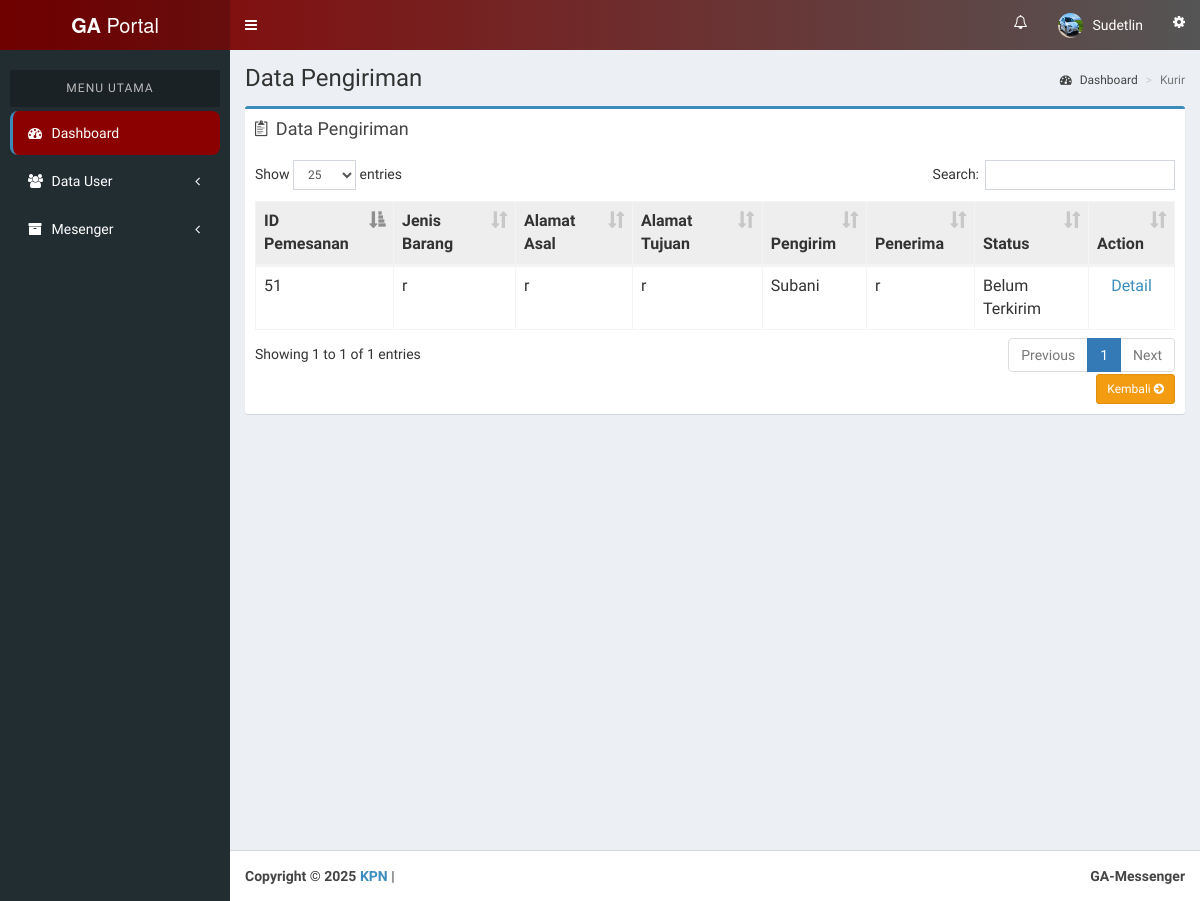
The page /admin/orderankurir.php (signed in) on the database as committed earlier.
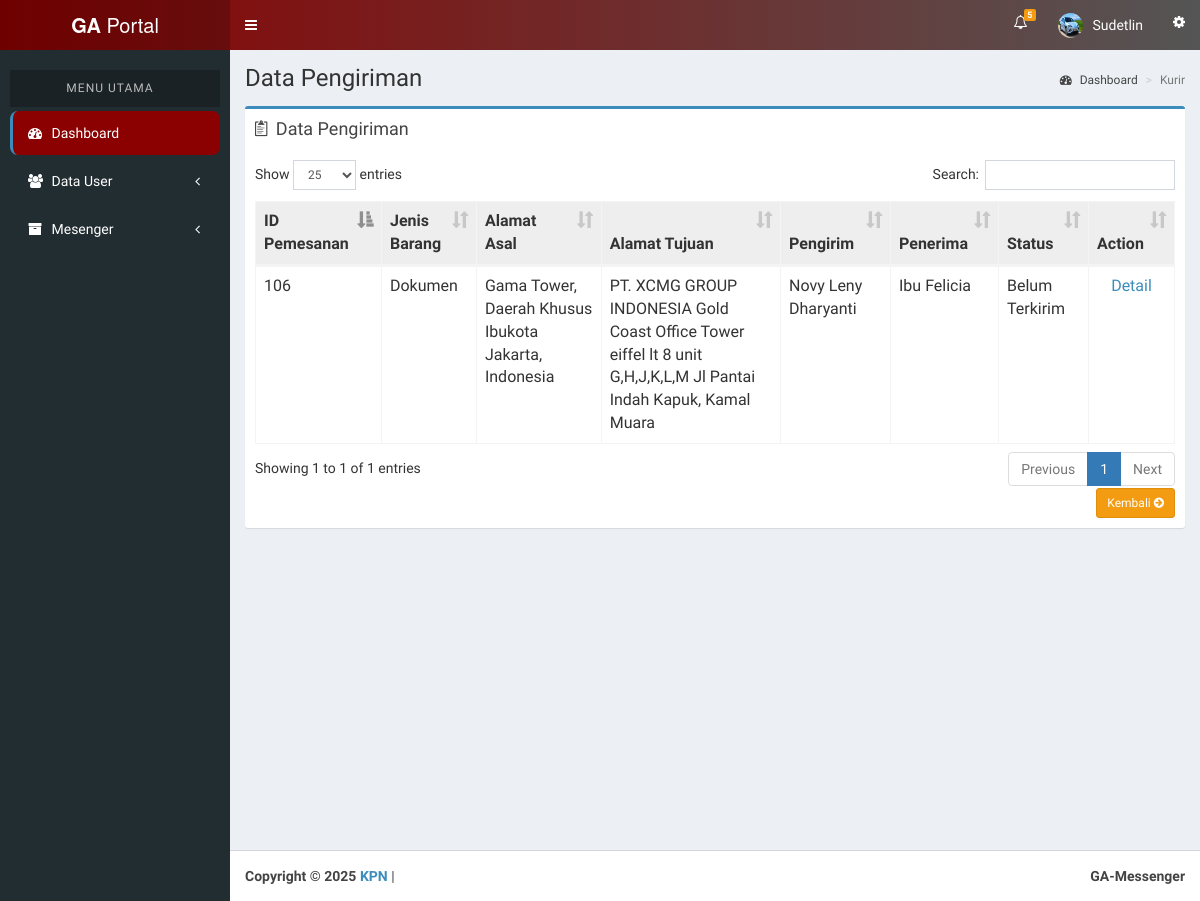
The same page on the database as committed later.
### tables this page shows
CREATE TABLE `tb_transaksi` (
  `no_transaksi` int(5) NOT NULL,
  `alamat_asal` text NOT NULL,
  `alamat_tujuan` text NOT NULL,
  `penerima` varchar(70) NOT NULL,
  `pengirim` varchar(70) NOT NULL,
  `gambar_awal` varchar(255) NOT NULL DEFAULT '',
  `gambar_akhir` varchar(255) NOT NULL DEFAULT '',
  `kurir` int(11) NOT NULL DEFAULT 0,
  `nama_barang` varchar(255) DEFAULT NULL,
  `deskripsi` text DEFAULT NULL,
  `no_hp_penerima` varchar(12) NOT NULL,
  `foto_barang` varchar(255) DEFAULT NULL,
  `waktu` text NOT NULL,
  `status` varchar(25) NOT NULL,
  `email_sent` tinyint(1) DEFAULT 0,
  `penilaian` int(11) NOT NULL DEFAULT 0,
  `komentar` text NOT NULL DEFAULT '',
  `created_at` timestamp NULL DEFAULT current_timestamp(),
  `updated_at` timestamp NULL DEFAULT current_timestamp() ON UPDATE current_timestamp()
);

CREATE TABLE `tb_pelanggan` (
  `id_pelanggan` int(11) NOT NULL,
  `nama_pelanggan` varchar(70) NOT NULL,
  `username_pelanggan` varchar(50) NOT NULL,
  `password` varchar(50) NOT NULL,
  `tanggal_lahir` date NOT NULL,
  `alamat_pelanggan` text NOT NULL,
  `no_hp_pelanggan` varchar(12) NOT NULL,
  `email_pelanggan` varchar(100) NOT NULL,
  `gambar` varchar(255) NOT NULL,
  `created_at` timestamp NULL DEFAULT current_timestamp(),
  `updated_at` timestamp NULL DEFAULT current_timestamp() ON UPDATE current_timestamp()
);

### admin/orderankurir.php (the view, shortened to what the changed rows need)
<html>
<head>
    <link rel="stylesheet" href="../assets/bootstrap/css/bootstrap.min.css">
    <link rel="stylesheet" href="../assets/css/font-awesome.min.css">
    <link rel="stylesheet" href="../assets/css/ionicons.min.css">
    <link rel="stylesheet" href="../assets/dist/css/AdminLTE.min.css">
    <link rel="stylesheet" href="../assets/dist/css/skins/_all-skins.min.css">
    <link rel="stylesheet" href="../assets/plugins/iCheck/flat/blue.css">
    <link rel="stylesheet" href="../assets/plugins/morris/morris.css">
    <link rel="stylesheet" href="../assets/plugins/jvectormap/jquery-jvectormap-1.2.2.css">
    <link rel="stylesheet" href="../assets/plugins/datepicker/datepicker3.css">
    <link rel="stylesheet" href="../assets/plugins/daterangepicker/daterangepicker-bs3.css">
    <link rel="stylesheet" href="../assets/plugins/bootstrap-wysihtml5/bootstrap3-wysihtml5.min.css">
    <link rel="stylesheet" href="../assets/plugins/datatables/dataTables.bootstrap.css"/>
</head>
<body class="hold-transition skin-blue sidebar-mini">
    <div class="wrapper">
        <?php include "header.php"; ?>
        <div class="content-wrapper">
            <section class="content-header">
                <h1>
                    Data Pengiriman
                </h1>
            </section>
            <section class="content">
                <div class="row">
                    <section class="col-lg-12 connectedSortable">
                        <div class="box box-primary">
                                <?php
                                include '../koneksi/koneksi.php';
                                $id = $_GET['id_kurir'];
                                $sql = "SELECT * FROM tb_kurir where id_kurir ='".$id."'";
                                $query = mysqli_query($db, $sql);
                                $data = mysqli_fetch_array($query);
                                ?>
                            <div class="box-body">
                                <div class="table-responsive">
                                    <?php
                                    $sql1 = "SELECT * FROM tb_transaksi
                                    INNER JOIN tb_pelanggan ON tb_transaksi.pengirim = tb_pelanggan.id_pelanggan
                                    WHERE kurir = '".$id."' ORDER BY status ASC";
                                    $query1 = mysqli_query($db, $sql1);
                                    $total = mysqli_num_rows($query1);
                                    if ($total == 0) {
                                        echo "<center><h2>Belum Ada Pengiriman Untuk ".$data['nama_kurir']."</h2></center>";
                                    }
                                    else {
                                    ?>
                                    <table id="lookup" class="table table-bordered table-hover">
                                        <thead bgcolor="eeeeee" align="center">
                                            <tr>
                                                <th>ID Pemesanan</th>
                                                <th>Jenis Barang</th>
                                                <th>Alamat Asal</th>
                                                <th>Alamat Tujuan</th>
                                                <th>Pengirim</th>
                                                <th>Penerima</th>
                                                <th>Status</th>
                                                <th class="text-center"> Action </th>
                                            </tr>
                                        </thead>
                                        <?php
                                        while($data = mysqli_fetch_array($query1)){
                                            echo '<tr>
                                            <td>'.$data['no_transaksi'].'</td>
                                            <td>'.$data['nama_barang'].'</td>
                                            <td>'.$data['alamat_asal'].'</td>
                                            <td>'.$data['alamat_tujuan'].'</td>
                                            <td>'.$data['nama_pelanggan'].'</td>
                                            <td>'.$data['penerima'].'</td>
                                            <td>'.$data['status'].'</td>
                                            <td style="text-align:center;">
                                            <a href=detail-orderankurir.php?no_transaksi='.$data['no_transaksi'].'>Detail</a></td>
                                            </tr>';
                                        }
                                        ?>
                                    </table>
                                    <?php } ?>
                                </div>
                            </div>
                        </div>
                    </section>
                </div>
            </section>
        </div>
    </div>
</body>
</html>

### admin/header.php (shortened to what the changed rows need)
<?php
include '../koneksi/koneksi.php';
$notif_sql = "SELECT * FROM tb_notifikasi WHERE id_pelanggan='".$_SESSION['id']."' AND status='unread' ORDER BY tanggal DESC LIMIT 5";
$notif_q = mysqli_query($db, $notif_sql);
$jumlah_notif = mysqli_num_rows($notif_q);
?>
<header class="main-header" style="background: linear-gradient(90deg, #8B0000, #555555);">
  <nav class="navbar navbar-static-top" style="background: transparent; box-shadow: none;">
    <div class="navbar-custom-menu">
      <ul class="nav navbar-nav">
        <li class="dropdown notifications-menu">
          <a href="#" class="dropdown-toggle" data-toggle="dropdown">
            <i class="fa fa-bell-o"></i>
            <?php if($jumlah_notif > 0){ ?>
              <span class="label label-warning"><?php echo $jumlah_notif; ?></span>
            <?php } ?>
          </a>
        </li>
      </ul>
    </div>
  </nav>
</header>

Rows that differ between the two databases and show on the page:
removed tb_transaksi: no_transaksi "51", nama_barang "r", alamat_asal "r", alamat_tujuan "r", tb_pelanggan.nama_pelanggan "Subani", penerima "r", status "Belum Terkirim"
added tb_transaksi: no_transaksi "106", nama_barang "Dokumen", alamat_asal "Gama Tower, Daerah Khusus Ibukota Jakarta, Indonesia", alamat_tujuan "PT. XCMG GROUP INDONESIA Gold Coast Office Tower eiffel lt 8 unit G,H,J,K,L,M Jl Pantai Indah Kapuk, Kamal Muara", tb_pelanggan.nama_pelanggan "Novy Leny Dharyanti", penerima "Ibu Felicia", status "Belum Terkirim"
Other text that changed with them:
$jumlah_notif: (not shown) → "5"
